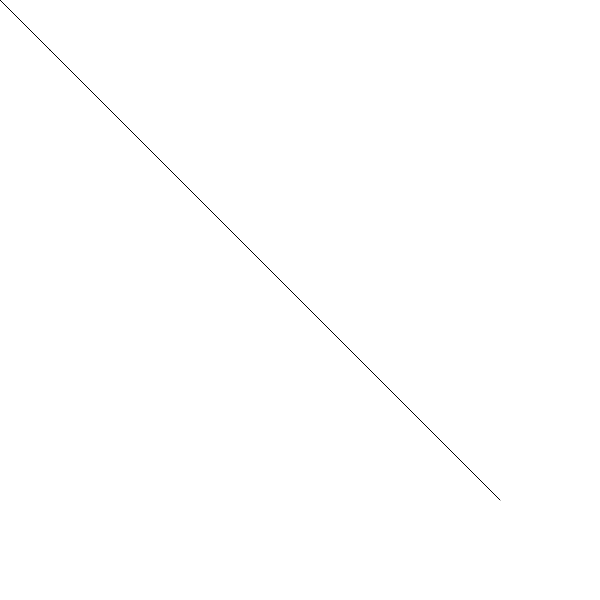
Frame 1 (no input)
Frame 60 (no input): identical to frame 1, image omitted
Frame 120 (the mouse pressed at the canvas centre since frame 60): identical to frame 1, image omitted

The p5.js sketch that drew this single still picture (run headless with seeded random() and noise() and a simulated clock; from frame 60 on, the mouse is pressed at the canvas centre):

// p5.js sketch
// ── sketch.js
/** Name: Haig Armen
Course: INTD319
Assignment: P5.js Basics
Blog: https://courses.haigarmen.com/intd319-2020
Description: Basic drawing shapes and coordinates. Refer to site for reference:
https://p5js.org/reference/
**/

function setup() {
  createCanvas(600, 600);
  // change the canvas size
  // lines in p5 that begin with two slashes are comments
}

function draw() {
  background(255);
	// change our background color

	// p5 has a number of functions to draw primitive shapes.
	//
	// here's point(), which draws a pixel on the display

	point(50,50);
	// point(51,50);
	// point(52,50);
	// point(53,50);
	// point(54,50);

	// the first number is the X value (distance from the left border)
	// the second number is the Y value (distance from the top border)
 	// line() draws a line on the display

	line(0,0,500,500);
	// line(random(600),random(600),random(600),random(600));

    // circle
    // ellipse
    // rectangle

}
